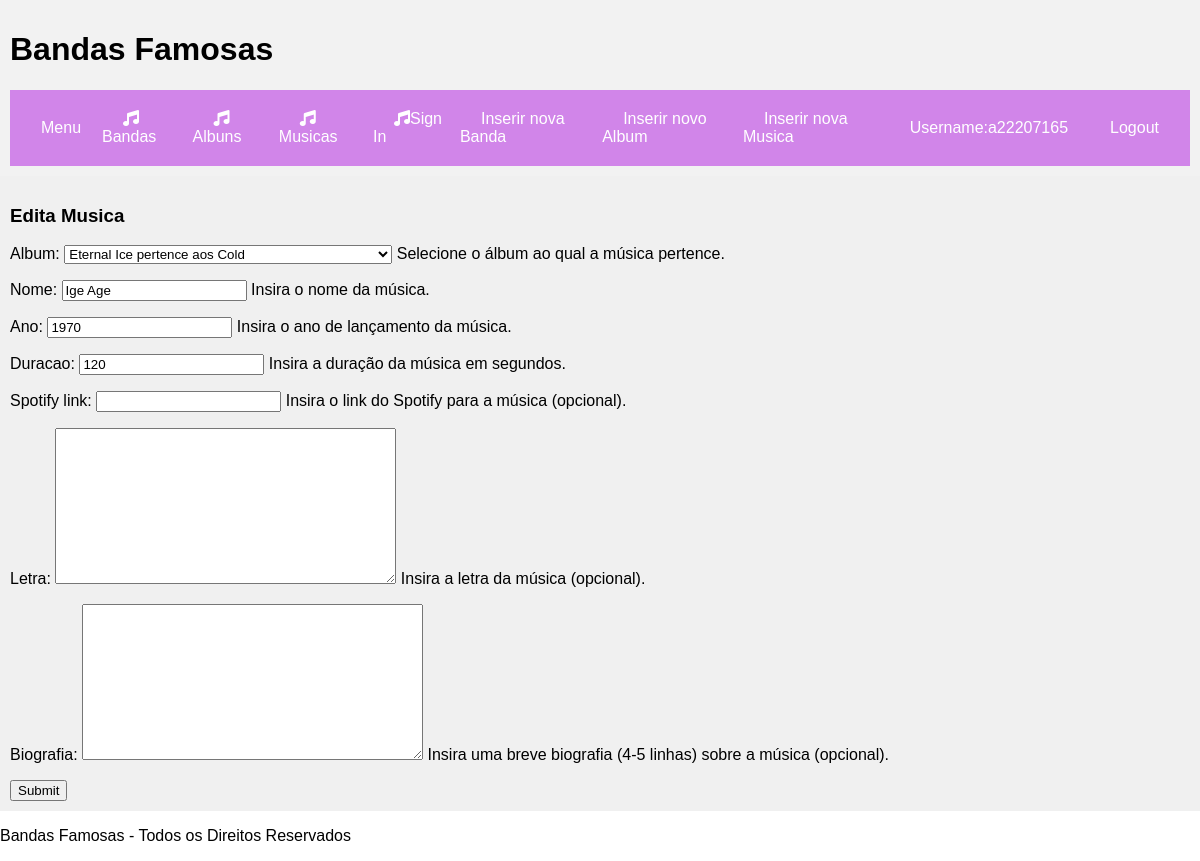
/bandas/musica/2/edita (signed in), run on the app's committed database.
### bandas/models.py (models this page shows, shortened)
class Musica(models.Model):
    album = models.ForeignKey(Album, on_delete=models.CASCADE)
    nome = models.CharField(max_length=100)
    ano = models.IntegerField(default=1)
    duracao = models.IntegerField(default=1)
    spotify_link = models.URLField(max_length=200, null=True, blank=True)
    letra = models.TextField(default='', null=True, blank=True)
    biografia = models.TextField(default='', null=True, blank=True)

class Album(models.Model):
    banda = models.ForeignKey(Banda, on_delete=models.CASCADE)
    nome = models.CharField(max_length=100)
    capa = models.ImageField(upload_to='album_covers/', null=True, blank=True)
    def __str__(self):
        return f'{self.nome} pertence aos {self.banda.nome}'

class Banda(models.Model):
    nome = models.CharField(max_length=100)
    foto = models.ImageField(upload_to='band_photos/', null=True, blank=True)
    ano = models.IntegerField(default=1)
    nacionalidade = models.CharField(max_length=100, default = 'trocar')
    informacoes_variadas = models.TextField(blank=True)

### bandas/views.py (the view)
# urls.py: path('musica/<int:musica_id>/edita', views.edita_musica_view,name="edita_musica"),
@login_required
def edita_musica_view(request, musica_id):
    musica = Musica.objects.get(id=musica_id)
    if request.POST:
        form = MusicaForm(request.POST or None, request.FILES, instance=musica)
        if form.is_valid():
            form.save()
            return redirect('bandas:listaMusicas')
    else:
        form = MusicaForm(instance=musica)
    context = {'form': form, 'musica':musica}
    return render(request, 'bandas/edita_musica.html', context)

### bandas/forms.py
class MusicaForm(forms.ModelForm):
    class Meta:
        model = Musica
        fields = '__all__'
        help_texts = {
            'album': 'Selecione o álbum ao qual a música pertence.',
            'nome': 'Insira o nome da música.',
            'ano': 'Insira o ano de lançamento da música.',
            'duracao': 'Insira a duração da música em segundos.',
            'spotify_link': 'Insira o link do Spotify para a música (opcional).',
            'letra': 'Insira a letra da música (opcional).',
            'biografia': 'Insira uma breve biografia (4-5 linhas) sobre a música (opcional).'
        }

### bandas/templates/bandas/edita_musica.html (shortened to what this page needs)
{% extends 'bandas/layout.html' %}
{% block content %}
    <h3>Edita Musica</h3>
    <form action="{% url 'bandas:edita_musica' musica.id %}" method="post" enctype='multipart/form-data'>
      {{ form.as_p }}
      <input type="submit">
    </form>
{% endblock %}

### bandas/templates/bandas/layout.html (shortened to what this page needs)
<!DOCTYPE html>
<html lang="pt">
    <head>
        {% load static %}
        <link rel="stylesheet" href="{% static 'bandas/bandas.css' %}">
    </head>
    <body>
        <header>
            <h1>Bandas Famosas</h1>
            <div class="separador">
                <div><a href="{% url 'menu:index' %}">Menu</a></div>
                <div><a href="{% url 'bandas:listaBandas' %}"><i class="fa-solid fa-music"></i>Bandas</a></div>
                <div><a href="{% url 'bandas:listaAlbuns' %}"><i class="fa-solid fa-music"></i>Albuns</a></div>
                <div><a href="{% url 'bandas:listaMusicas' %}"><i class="fa-solid fa-music"></i>Musicas</a></div>
                <div><a href="{% url 'bandas:registo_bandas' %}"><i class="fa-solid fa-music"></i>Sign In</a></div>
                <div><a href="{% url 'bandas:novo_banda' %}">Inserir nova Banda</a></div>
                <div><a href="{% url 'bandas:novo_album' %}">Inserir novo Album</a></div>
                <div><a href="{% url 'bandas:novo_musica' %}">Inserir nova Musica</a></div>
                {% if request.user.is_authenticated %}
                    <div><a>Username:{{request.user.username}}</a></div>
                    <div><a href="{% url 'bandas:logout_bandas' %}">Logout</a></div>
                {% else %}
                    <div><a href="{% url 'bandas:login_bandas' %}">Login</a></div>
                {% endif %}
            </div>
        </header>
        <main>
            {% block content %}
            {% endblock %}
        </main>
        <footer>
            <p>Bandas Famosas - Todos os Direitos Reservados</p>
        </footer>
    </body>
</html>

### bandas/static/bandas/bandas.css (style rules this page uses)
body { margin: 0; padding: 0; font-family: Arial, sans-serif; }
header { background-color: #f2f2f2; padding: 10px; }
main { background-color: #f0f0f0; padding: 10px; }
.separador { background-color: #D185E9; overflow: hidden; display: flex; align-items: center; padding: 20px 10px; }
.separador div:last-child { margin-left: auto; }
.separador a { color: #fff; text-decoration: none; padding: 10px 20px; border: 1px solid transparent; border-radius: 5px; transition: all 0.3s ease; }

### data on the page
Musica: album "Eternal Ice pertence aos Cold", ano "1970", duracao "120"
Album: nome "Ige Age"

### other printed values
{{ request.user.username }} "a22207165"
